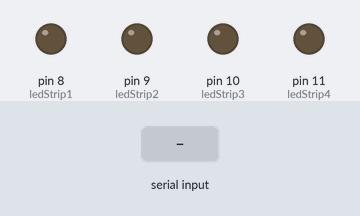
Bench run of a sketch on a simulated Arduino Uno, built with avr-gcc and run on an emulated ATmega328P. Shown: output pins drawn as LEDs (lit = HIGH). The test bench sets the inputs (shaded band).

Above: at 1.2 s.
1.3 s: "1" received over Serial
At 2.2 s:
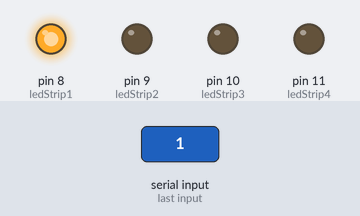
2.8 s: "2" received over Serial
At 3.5 s:
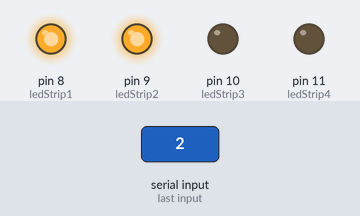
4.3 s: "3" received over Serial
At 5.5 s:
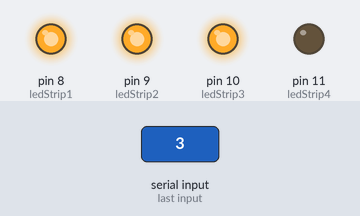
5.8 s: "4" received over Serial
At 7.0 s:
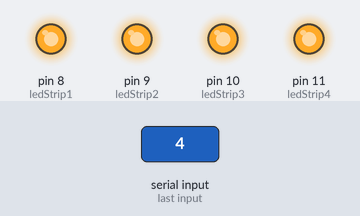
Timing chart, 0 to 8.3 s (numbered marks = the images above; inputs shaded):
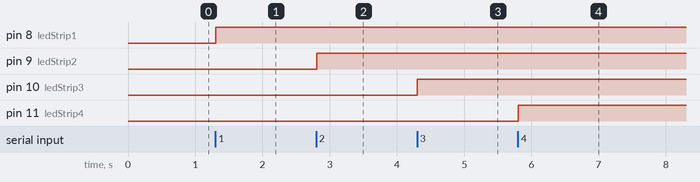

Measured:
- after the input at 1.3 s, pin 8 (ledStrip1): LOW → HIGH at once
- after the input at 2.8 s, pin 9 (ledStrip2): LOW → HIGH at once
- after the input at 4.3 s, pin 10 (ledStrip3): LOW → HIGH at once
- after the input at 5.8 s, pin 11 (ledStrip4): LOW → HIGH at once

The sketch:

sketch.ino
```cpp
char val;
int ledStrip1 = 8;
int ledStrip2 = 9;
int ledStrip3 = 10;
int ledStrip4 = 11;

void setup() {
  // put your setup code here, to run once:
  pinMode(ledStrip1, OUTPUT);
  pinMode(ledStrip2, OUTPUT);
  pinMode(ledStrip3, OUTPUT);
  pinMode(ledStrip4, OUTPUT);
  Serial.begin(9600);
}

void loop() {
  // put your main code here, to run repeatedly:
  if (Serial.available()) {
    val = Serial.read();
  } if (val == '1') {
    digitalWrite(ledStrip1, HIGH);
    digitalWrite(ledStrip2, LOW);
    digitalWrite(ledStrip3, LOW);
    digitalWrite(ledStrip4, LOW);
  } else if (val == '2') {
    digitalWrite(ledStrip1, HIGH);
    digitalWrite(ledStrip2, HIGH);
    digitalWrite(ledStrip3, LOW);
    digitalWrite(ledStrip4, LOW);
  } else if (val == '3') {
    digitalWrite(ledStrip1, HIGH);
    digitalWrite(ledStrip2, HIGH);
    digitalWrite(ledStrip3, HIGH);
    digitalWrite(ledStrip4, LOW);
  } else if (val == '4') {
    digitalWrite(ledStrip1, HIGH);
    digitalWrite(ledStrip2, HIGH);
    digitalWrite(ledStrip3, HIGH);
    digitalWrite(ledStrip4, HIGH);
  }
  delay(10);
}
```
